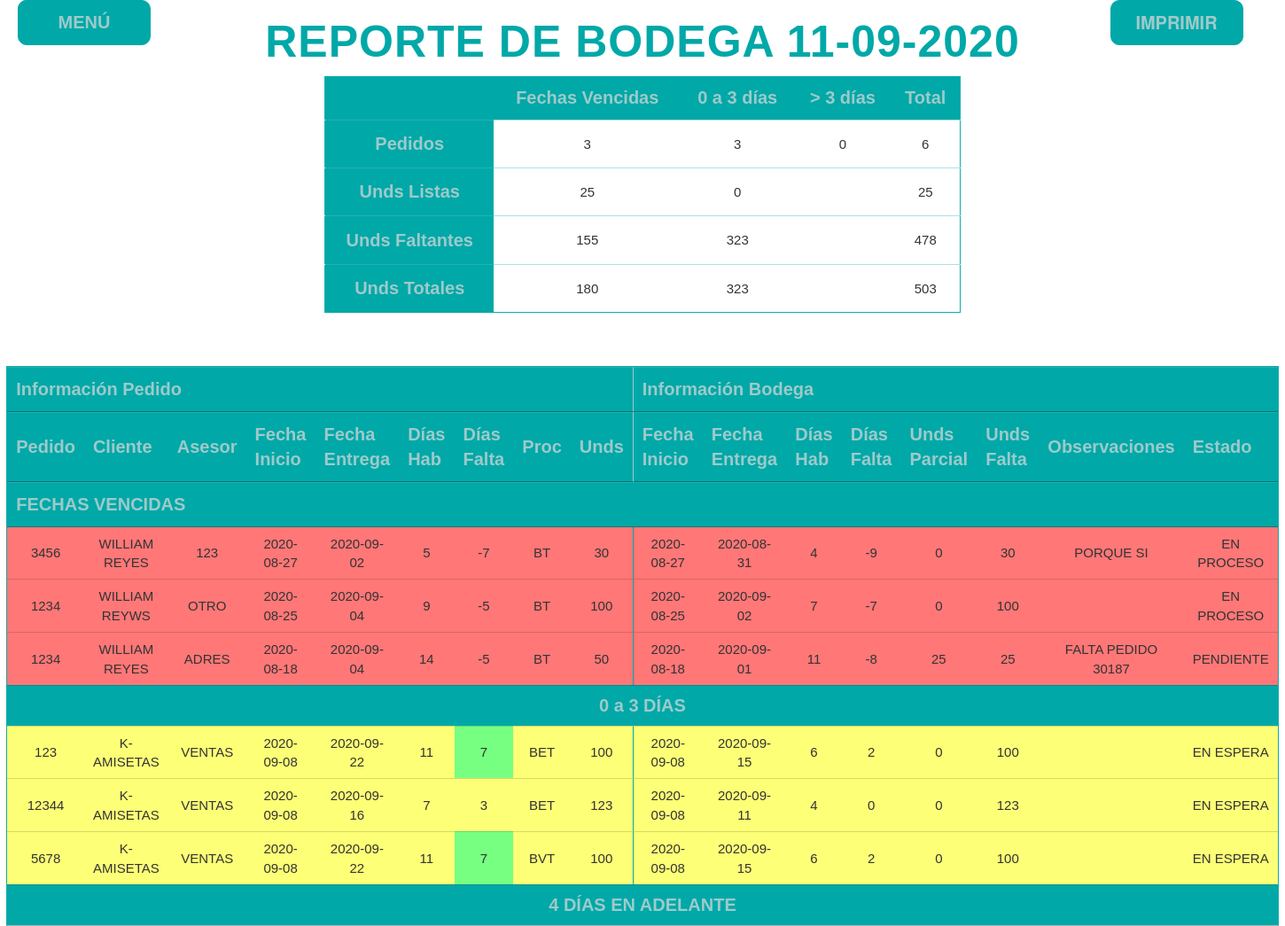
The app's page /sistema/reporte_bodega.php (signed in) with its own data.
### tables this page shows
CREATE TABLE `pedidos` (
  `idpedido` int(11) NOT NULL,
  `num_pedido` varchar(10) NOT NULL,
  `cliente` varchar(50) NOT NULL,
  `asesor` varchar(15) NOT NULL,
  `fecha_inicio` date NOT NULL,
  `fecha_fin` date NOT NULL,
  `dias_habiles` int(11) NOT NULL,
  `procesos` int(11) NOT NULL,
  `unds` int(11) NOT NULL,
  `fecha_ingreso` datetime NOT NULL DEFAULT CURRENT_TIMESTAMP,
  `usuario` int(11) NOT NULL,
  `area_inicio` varchar(13) NOT NULL DEFAULT '0',
  `estado` int(11) NOT NULL DEFAULT '0'
);

CREATE TABLE `procesos` (
  `idproceso` int(11) NOT NULL,
  `siglas` varchar(5) NOT NULL,
  `1` varchar(13) NOT NULL,
  `2` varchar(13) NOT NULL,
  `3` varchar(13) NOT NULL,
  `4` varchar(13) NOT NULL,
  `5` varchar(13) NOT NULL,
  `6` varchar(13) NOT NULL,
  `tiempo1` decimal(10,2) NOT NULL,
  `tiempo2` decimal(10,2) NOT NULL,
  `tiempo3` decimal(10,2) DEFAULT NULL,
  `tiempo4` decimal(10,2) DEFAULT NULL,
  `tiempo5` decimal(10,2) DEFAULT NULL,
  `tiempo6` decimal(10,2) DEFAULT NULL,
  `dias_habiles` int(11) NOT NULL
);

CREATE TABLE `bodega` (
  `idbodega` int(11) NOT NULL,
  `pedido` int(11) NOT NULL,
  `iniciofecha` date NOT NULL,
  `finfecha` date NOT NULL,
  `dias` int(11) NOT NULL,
  `inicioprocesofecha` date NOT NULL,
  `finprocesofecha` date NOT NULL,
  `obs_bodega` varchar(500) DEFAULT NULL,
  `parcial` int(11) DEFAULT '0',
  `estado` int(11) NOT NULL DEFAULT '0',
  `usuario` int(11) DEFAULT NULL
);

CREATE TABLE `estado` (
  `id_estado` int(11) NOT NULL,
  `estado` varchar(15) NOT NULL
);

### sistema/reporte_bodega.php (the view, shortened to what the rows shown need)
<?php
include "../conexion.php";
function number_of_working_days($from, $to) {
    $workingDays = [1, 2, 3, 4, 5];
    $holidayDays = ['', '*', ''];
    $from = new DateTime($from);
    $to = new DateTime($to);
    $to->modify('+1 day');
    $interval = new DateInterval('P1D');
    $periods = new DatePeriod($from, $interval, $to);
    $days = 0;
    foreach ($periods as $period) {
        if (!in_array($period->format('N'), $workingDays)) continue;
        $days++;
    }
    return $days;
}
function sumasdiasemana($fecha,$dias)
        {
            $datestart= strtotime($fecha);
            $diasemana = date('N',$datestart);
            $totaldias = $diasemana+$dias;
            $findesemana = intval( $totaldias/5) *2 ;
            $diasabado = $totaldias % 5 ;
            $total = (($dias+$findesemana) * 86400)+$datestart ;
            return $fechafinal = date('Y-m-d', $total);
        }
        $hoy=date('Y-m-d');
        $tresdias=sumasdiasemana($hoy, 3);
?>
<!DOCTYPE html>
<html lang="es">
<head>
    <?php include "includes/scripts.php"?>
</head>
<body>
<center><div style="width:99%">
<h1 style="font-size:50px; font-weight:bold; color: #00a8a8">REPORTE DE BODEGA <?php echo date('d-m-Y');?></h1>
        <table style="width:50% !important; ">
            <thead>
                <tr >
                    <th ></th>
                    <th>Fechas Vencidas</th>
                    <th >0 a 3 días</th>
                    <th >> 3 días </th>
                    <th >Total</th>
                </tr>
            </thead>
            <tbody>
                <tr>
                    <th >Pedidos</th>
                </tr>
                <tr>
                    <th >Unds Listas</th>
                </tr>
                <tr>
                    <th >Unds Faltantes</th>
                </tr>
                <tr>
                    <th >Unds Totales</th>
                </tr>
            </tbody>
        </table>
       <br><br><br>
        <table id="tabla" class="display" >
         <thead>
            <tr>
                <th style="border-right: 1px solid #9ecaca"colspan="9">Información Pedido</th>
                <th colspan="8"> Información Bodega</th>
            </tr>
             <tr>
                <th>Pedido</th>
                <th>Cliente</th>
                <th>Asesor</th>
                <th>Fecha Inicio  </th>
                <th>Fecha Entrega</th>
                <th>Días Hab</th>
                <th>Días Falta</th>
                <th>Proc</th>
                <th style="border-right: 1px solid #9ecaca">Unds</th>
                <th>Fecha Inicio  </th>
                <th>Fecha Entrega</th>
                <th>Días Hab</th>
                <th>Días Falta</th>
                <th>Unds Parcial</th>
                <th>Unds Falta</th>
                <th>Observaciones</th>
                <th>Estado</th>
            </tr>
            <tr>
             <th colspan="17">FECHAS VENCIDAS</th>
             </tr>
        </thead>
        <tbody>
            <?php
            $query=mysqli_query($conexion, "SELECT pe.num_pedido, pe.cliente, pe.asesor, pe.fecha_inicio as 'iniciopedido',
            pe.fecha_fin as 'finpedido', pe.dias_habiles as 'diaspedido', pe.unds, pe.fecha_ingreso, pe.usuario,
            bo.idbodega, bo.iniciofecha as 'iniciobodega', bo.finfecha as 'finbodega', bo.dias as 'diasbodega',
            bo.inicioprocesofecha, bo.finprocesofecha, bo.parcial, us.usuario, bo.obs_bodega, pr.siglas, es.estado
            FROM pedidos pe
            INNER JOIN procesos pr ON pe.procesos=pr.idproceso
            INNER JOIN bodega bo ON pe.idpedido=bo.pedido
            INNER JOIN usuario us on pe.usuario=us.idusuario
            INNER JOIN estado es ON bo.estado=es.id_estado
            WHERE bo.estado<=2 and finfecha<'$hoy'");
            $result=mysqli_num_rows($query);
            if ($result>0){
                while($data=mysqli_fetch_array($query)){
                    $unds=$data['unds'];
                    $parcial=$data['parcial'];
                    $falta=$unds-$parcial;
                    $diapedido=$data['finpedido'];
                    $diabodega=$data['finbodega'];
                    $diafaltapedido=  number_of_working_days($hoy, $diapedido)-1;
                    if($diafaltapedido<0){
                        $diafaltapedido=  -(number_of_working_days($diapedido, $hoy)-1);
                    }
                    $diafaltabodega=  number_of_working_days($hoy, $diabodega)-1;
                    if($diafaltabodega<0){
                        $diafaltabodega=  -(number_of_working_days($diabodega, $hoy)-1);
                    }
                    echo "
                    <tr>
                    <td style=\"background-color: #ff000088;\">".$data['num_pedido']."</td>
                    <td style=\"background-color: #ff000088;\">".$data['cliente']."</td>
                    <td style=\"background-color: #ff000088;\">".$data['asesor']."</td>
                    <td style=\"background-color: #ff000088;\">".$data['iniciopedido']."</td>
                    <td style=\"background-color: #ff000088;\">".$data['finpedido']."</td>
                    <td style=\"background-color: #ff000088;\">".$data['diaspedido']."</td>";
                    if($diafaltapedido>3){
                       echo "<td style=\"background-color: #00ff1588;\">".$diafaltapedido."</td>";
                    }elseif($diafaltapedido>=0){
                        echo "<td style=\"background-color: #fbff0088;\">".$diafaltapedido."</td>";
                    }else{
                        echo "<td style=\"background-color: #ff000088;\">".$diafaltapedido."</td>";
                    }
                   echo " <td style=\"background-color: #ff000088;\">".$data['siglas']."</td>
                    <td style=\"border-right: 1px solid #00a8a8;background-color: #ff000088\">".$unds."</td>
                    <td style=\"background-color: #ff000088;\">".$data['iniciobodega']."</td>
                    <td style=\"background-color: #ff000088;\">".$data['finbodega']."</td>
                    <td style=\"background-color: #ff000088;\">".$data['diasbodega']."</td>";
                    if($diafaltabodega>3){
                        echo "<td style=\"background-color: #00ff1588;\">".$diafaltabodega."</td>";
                     }elseif($diafaltabodega>=0){
                         echo "<td style=\"background-color: #fbff0088;\">".$diafaltabodega."</td>";
                     }else{
                         echo "<td style=\"background-color: #ff000088;\">".$diafaltabodega."</td>";
                     }
                    echo "<td style=\"background-color: #ff000088;\">".$parcial."</td>
                    <td style=\"background-color: #ff000088;\">".$falta."</td>
                    <td style=\"background-color: #ff000088;\">".$data['obs_bodega']."</td>
                    <td style=\"background-color: #ff000088;\">".$data['estado']."</td>
                    </tr>                    ";
                }
            }
            ?>
            <tr>
                <th colspan="17">0 a 3 DÍAS</th>
            </tr>
            <?php
            $query=mysqli_query($conexion, "SELECT pe.num_pedido, pe.cliente, pe.asesor, pe.fecha_inicio as 'iniciopedido',
            pe.fecha_fin as 'finpedido', pe.dias_habiles as 'diaspedido', pe.unds, pe.fecha_ingreso, pe.usuario,
            bo.idbodega, bo.iniciofecha as 'iniciobodega', bo.finfecha as 'finbodega', bo.dias as 'diasbodega',
            bo.inicioprocesofecha, bo.finprocesofecha, bo.parcial, us.usuario, bo.obs_bodega, pr.siglas, es.estado
            FROM pedidos pe
            INNER JOIN procesos pr ON pe.procesos=pr.idproceso
            INNER JOIN bodega bo ON pe.idpedido=bo.pedido
            INNER JOIN usuario us on pe.usuario=us.idusuario
            INNER JOIN estado es ON bo.estado=es.id_estado
            WHERE bo.estado<=2 and finfecha BETWEEN'$hoy' AND '$tresdias'");
            $result=mysqli_num_rows($query);
            if ($result>0){
                while($data=mysqli_fetch_array($query)){
                    $unds=$data['unds'];
                    $parcial=$data['parcial'];
                    $falta=$unds-$parcial;
                    $diapedido=$data['finpedido'];
                    $diabodega=$data['finbodega'];
                    $diafaltapedido=  number_of_working_days($hoy, $diapedido)-1;
                    $diafaltabodega=  number_of_working_days($hoy, $diabodega)-1;
                    echo "
                    <tr>
                    <td style=\"background-color: #fbff0088;\">".$data['num_pedido']."</td>
                    <td style=\"background-color: #fbff0088;\">".$data['cliente']."</td>
                    <td style=\"background-color: #fbff0088;\">".$data['asesor']."</td>
                    <td style=\"background-color: #fbff0088;\">".$data['iniciopedido']."</td>
                    <td style=\"background-color: #fbff0088;\">".$data['finpedido']."</td>
                    <td style=\"background-color: #fbff0088;\">".$data['diaspedido']."</td>";
                    if($diafaltapedido>3){
                       echo "<td style=\"background-color: #00ff1588;\">".$diafaltapedido."</td>";
                    }elseif($diafaltapedido>=0){
                        echo "<td style=\"background-color: #fbff0088;\">".$diafaltapedido."</td>";
                    }else{
                        echo "<td style=\"background-color: #ff000088;\">".$diafaltapedido."</td>";
                    }
                   echo " <td style=\"background-color: #fbff0088;\">".$data['siglas']."</td>
                    <td style=\"border-right: 1px solid #00a8a8; background-color: #fbff0088\">".$unds."</td>
                    <td style=\"background-color: #fbff0088;\">".$data['iniciobodega']."</td>
                    <td style=\"background-color: #fbff0088;\">".$data['finbodega']."</td>
                    <td style=\"background-color: #fbff0088;\">".$data['diasbodega']."</td>";
                    if($diafaltabodega>3){
                        echo "<td style=\"background-color: #00ff1588;\">".$diafaltabodega."</td>";
                     }elseif($diafaltabodega>=0){
                         echo "<td style=\"background-color: #fbff0088;\">".$diafaltabodega."</td>";
                     }else{
                         echo "<td style=\"background-color: #ff000088;\">".$diafaltabodega."</td>";
                     }
                    echo "<td style=\"background-color: #fbff0088;\">".$parcial."</td>
                    <td style=\"background-color: #fbff0088;\">".$falta."</td>
                    <td style=\"background-color: #fbff0088;\">".$data['obs_bodega']."</td>
                    <td style=\"background-color: #fbff0088;\">".$data['estado']."</td>
                    </tr>                    ";
                }
            }
            ?>
            <tr>
                <th colspan="17">4 DÍAS EN ADELANTE</th>
            </tr>
         </tbody>
        </table>
</div></center>
</body>
</html>

### records on screen
pedidos: num_pedido "3456", cliente "WILLIAM REYES", asesor "123", fecha_inicio "2020-08-27", fecha_fin "2020-09-02", dias_habiles "5", fecha_fin "-7", procesos.siglas "BT", unds "30", bodega.iniciofecha "2020-08-27", bodega.finfecha "2020-08-31", bodega.dias "4", bodega.finfecha "-9", bodega.parcial "0", bodega.obs_bodega "PORQUE SI", estado.estado "EN PROCESO"
pedidos: num_pedido "1234", cliente "WILLIAM REYWS", asesor "OTRO", fecha_inicio "2020-08-25", fecha_fin "2020-09-04", dias_habiles "9", fecha_fin "-5", procesos.siglas "BT", unds "100", bodega.iniciofecha "2020-08-25", bodega.finfecha "2020-09-02", bodega.dias "7", bodega.finfecha "-7", bodega.parcial "0", estado.estado "EN PROCESO"
pedidos: num_pedido "1234", cliente "WILLIAM REYES", asesor "ADRES", fecha_inicio "2020-08-18", fecha_fin "2020-09-04", dias_habiles "14", fecha_fin "-5", procesos.siglas "BT", unds "50", bodega.iniciofecha "2020-08-18", bodega.finfecha "2020-09-01", bodega.dias "11", bodega.finfecha "-8", bodega.parcial "25", bodega.obs_bodega "FALTA PEDIDO 30187", estado.estado "PENDIENTE"
pedidos: num_pedido "123", cliente "K-AMISETAS", asesor "VENTAS", fecha_inicio "2020-09-08", fecha_fin "2020-09-22", dias_habiles "11", fecha_fin "7", procesos.siglas "BET", unds "100", bodega.iniciofecha "2020-09-08", bodega.finfecha "2020-09-15", bodega.dias "6", bodega.finfecha "2", bodega.parcial "0", estado.estado "EN ESPERA"
pedidos: num_pedido "12344", cliente "K-AMISETAS", asesor "VENTAS", fecha_inicio "2020-09-08", fecha_fin "2020-09-16", dias_habiles "7", fecha_fin "3", procesos.siglas "BET", unds "123", bodega.iniciofecha "2020-09-08", bodega.finfecha "2020-09-11", bodega.dias "4", bodega.finfecha "0", bodega.parcial "0", estado.estado "EN ESPERA"
pedidos: num_pedido "5678", cliente "K-AMISETAS", asesor "VENTAS", fecha_inicio "2020-09-08", fecha_fin "2020-09-22", dias_habiles "11", fecha_fin "7", procesos.siglas "BVT", unds "100", bodega.iniciofecha "2020-09-08", bodega.finfecha "2020-09-15", bodega.dias "6", bodega.finfecha "2", bodega.parcial "0", estado.estado "EN ESPERA"

### other values on screen
mysqli_num_rows($query) "3"
mysqli_num_rows($query) "0"
mysqli_num_rows($query) "6"
$result['suma'] "25"
$result['suma'] "0"
$result['resta'] "155"
$result['resta'] "323"
$result['resta'] "478"
$result['suma'] "180"
$result['suma'] "323"
$result['suma'] "503"
